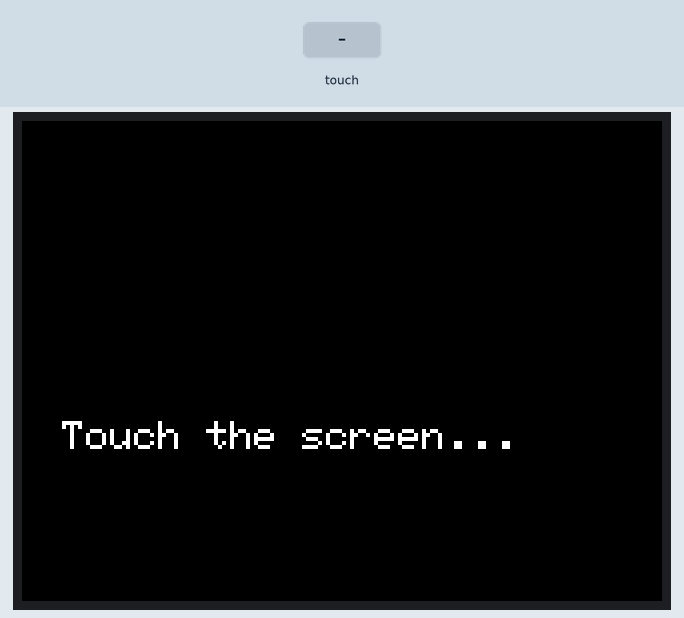
Recording of a sketch running on a simulated ESP32. Parts: 320×240 colour display. Inputs (shaded band) come from the test bench. What the sketch prints to the serial monitor is not drawn.

Above: at 1.4 s.
1.5 s: screen touched at 13 % across, 10 % down
At 2.4 s:
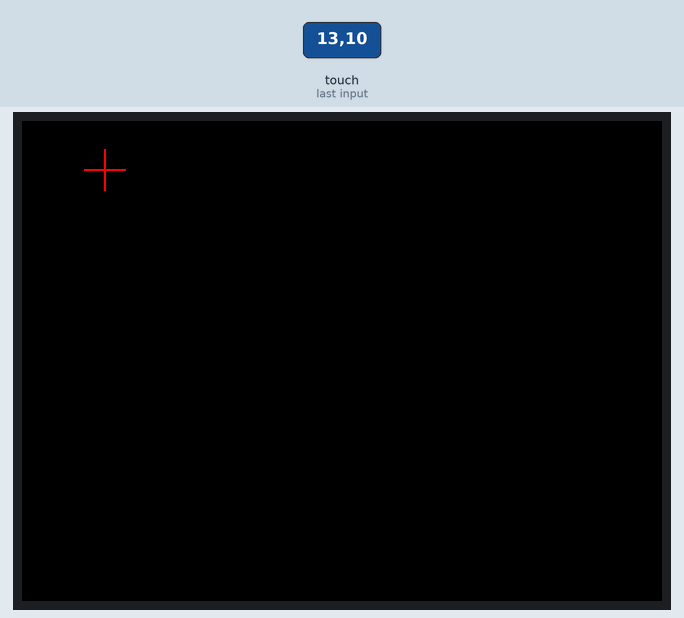
3.0 s: screen touched at 38 % across, 10 % down
At 3.5 s:
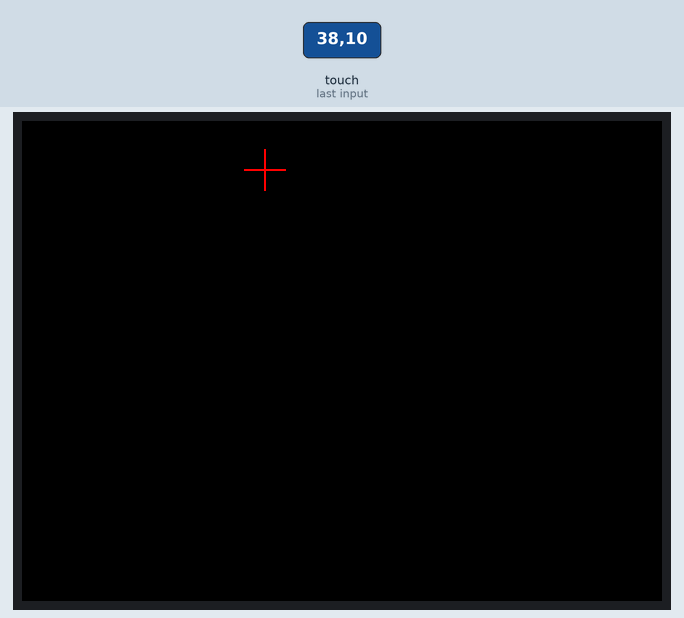
Timing chart, 0 to 6.0 s (numbered marks = the images above; inputs shaded):
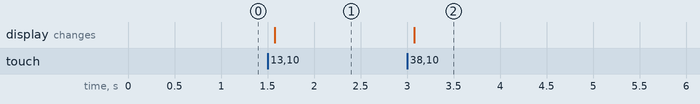

Measured:
- after the input at 1.5 s, the display: changes after 0.08 s (image 1)
- after the input at 3.0 s, the display: changes after 0.08 s (image 2)

The sketch:

esp32-Calibration-Test.ino
```cpp
#include <TFT_eSPI.h>  // Knižnica pre ILI9341 s dotykovým ovládaním

TFT_eSPI tft = TFT_eSPI();       // Inicializácia displeja
uint16_t calData[5] = { 185, 3452, 292, 3540, 1 };

void setup() {
  Serial.begin(115200);          // Spustenie sériovej komunikácie pre ladenie
  tft.init();                    // Inicializácia displeja
  tft.setRotation(1);            // Nastavenie rotácie displeja

  // Nastavenie kalibrácie dotykového panela
  tft.setTouch(calData);

  tft.fillScreen(TFT_BLACK);     // Vymazanie obrazovky po nastavení kalibrácie
  tft.setTextColor(TFT_WHITE, TFT_BLACK);
  tft.setTextSize(2);
  tft.setCursor(20, 150);
  tft.println("Touch the screen...");
}

void loop() {
  uint16_t x = 0, y = 0;         // Premenné pre súradnice dotyku

  // Skontroluje, či je dotykový panel dotknutý
  if (tft.getTouch(&x, &y)) {
    tft.fillScreen(TFT_BLACK);   // Vyčistenie obrazovky

    // Zobrazenie krížika na mieste dotyku
    drawCrosshair(x, y);

    Serial.print("Dotyk na: X = ");
    Serial.print(x);
    Serial.print(", Y = ");
    Serial.println(y);

    delay(500);                  // Počkajte, aby sa zabránilo rýchlemu opakovaniu
  }
}

// Funkcia na vykreslenie krížika
void drawCrosshair(uint16_t x, uint16_t y) {
  int size = 10;                         // Veľkosť krížika
  tft.drawLine(x - size, y, x + size, y, TFT_RED);  // Vodorovná čiara
  tft.drawLine(x, y - size, x, y + size, TFT_RED);  // Zvislá čiara
}
```
